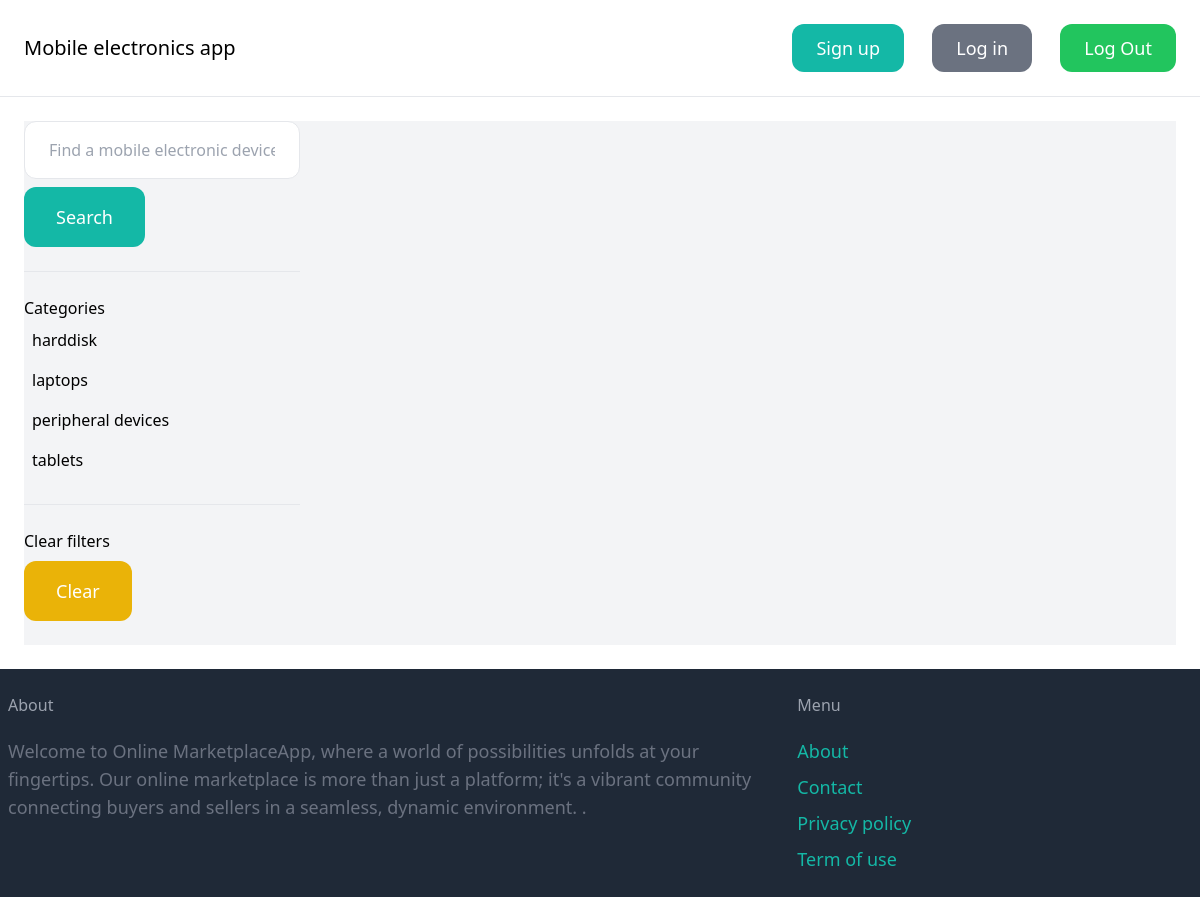
Page /items/?query=&category=11 on the earlier database version.
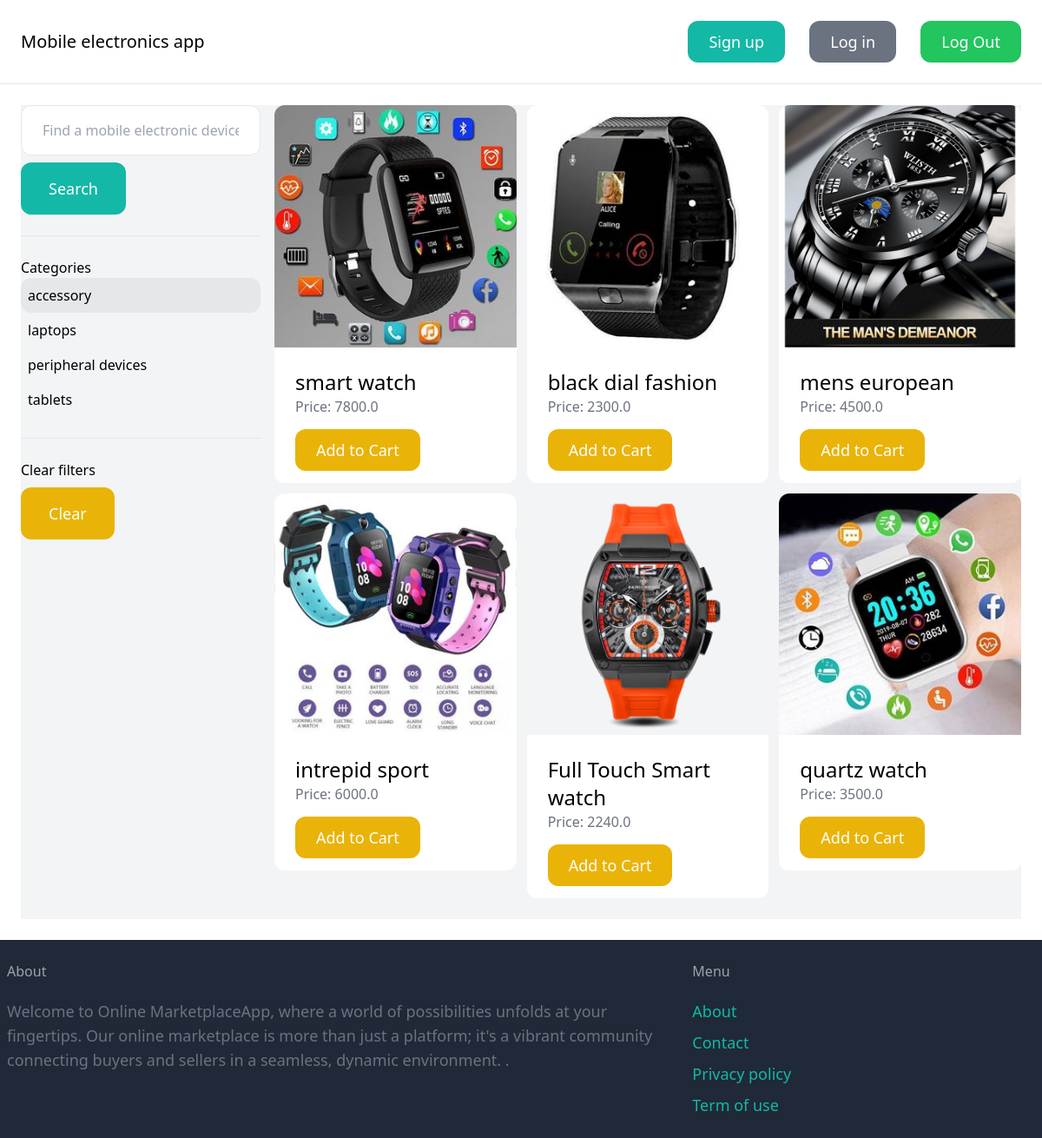
Same page on the later database version.
### item/models.py (models this page shows, shortened)
class Category(models.Model):
    name = models.CharField(max_length=255)
    class Meta:
        ordering = ('name',)
        verbose_name_plural = 'Categories'

class Item(models.Model):
    category = models.ForeignKey(Category, related_name='items', on_delete=models.CASCADE)
    name = models.CharField(max_length=255)
    description = models.TextField(blank=True, null=True)
    price = models.FloatField(blank=True, null=True)
    image = models.ImageField(upload_to='item_images', blank=True, null=True)
    is_sold = models.BooleanField(default=False)
    created_by = models.ForeignKey(User, related_name='items', on_delete=models.CASCADE)
    created_at = models.DateTimeField(auto_now_add=True,null=True)

### item/views.py (the view)
# urls.py: path('', views.items, name='items'),
def items(request):
    query = request.GET.get('query', '')
    category_id = request.GET.get('category', 0)
    categories = Category.objects.all()
    items = Item.objects.filter(is_sold=False)
    if category_id:
        items = items.filter(category_id=category_id)
    if query:
        items = items.filter(Q(name__icontains=query) | Q(description__icontains=query))
    return render(request, 'item/items.html', {
        'items': items,
        'query': query,
        'categories': categories,
        'category_id': int(category_id)
    })

### item/templates/item/items.html (shortened to what this page needs)
{% extends 'core/base.html' %}
{% block content %}
    <div class="pb-6 grid grid-cols-4 gap-4 bg-gray-100">
        <div class="col-span-1">
            <form method="get" action="{% url 'item:items' %}">
                <input name="query" class="w-full py-4 px-6 border rounded-xl" type="text" value="{{ query }}" placeholder="Find a mobile electronic device here...">
                <button class="mt-2 py-4 px-8 text-lg bg-teal-500 text-white rounded-xl">Search</button>
            </form>
            <hr class="my-6">
            <p class="font-semi-bold">Categories</p>
            <ul>
                {% for category in categories %}
                    <li class="py-2 px-2 rounded-xl{% if category.id == category_id %} bg-gray-200{% endif %}">
                        <a href="{% url 'item:items' %}?query={{ query }}&category={{ category.id }}">{{ category.name }}</a>
                    </li>
                {% endfor %}
            </ul>
            <hr class="my-6">
            <p class="font-semi-bold">Clear filters</p>
            <ul>
                <li><a href="{% url 'item:items' %}" class="mt-2 py-4 px-8 inline-block bg-yellow-500 text-lg rounded-xl text-white">Clear</a></li></ul>
        </div>
        <div class="col-span-3">
            <div class="grid grid-cols-3 gap-3">
                {% for item in items %}
                    <div>
                        <a href="{% url 'item:detail' item.id %}">
                            <div>
                                <img src="{{ item.image.url }}" class="rounded-t-xl" alt="#">
                            </div>
                            <div class="p-6 bg-white rounded-b-xl">
                                <h2 class="text-2xl">{{ item.name }}</h2>
                                <p class="text-gray-500">Price: {{ item.price }}</p><br>
                                <a href="{% url 'item:add_to_cart' item.id %}" class="px-6 py-3 text-lg font-semi-bold bg-yellow-500 text-white rounded-xl hover:bg-teal-700">Add to Cart</a>
                            </div>
                        </a>
                    </div>
                {% endfor %}
            </div>
        </div>
    </div>
{% endblock %}

Differences in the rows shown:
removed Category: name "harddisk"
added Category: name "accessory"
added Item: image (picture), name "smart watch", price "7800.0"
added Item: image (picture), name "black dial fashion", price "2300.0"
added Item: image (picture), name "mens european", price "4500.0"
added Item: image (picture), name "intrepid sport", price "6000.0"
added Item: image (picture), name "Full Touch Smart watch", price "2240.0"
added Item: image (picture), name "quartz watch", price "3500.0"
